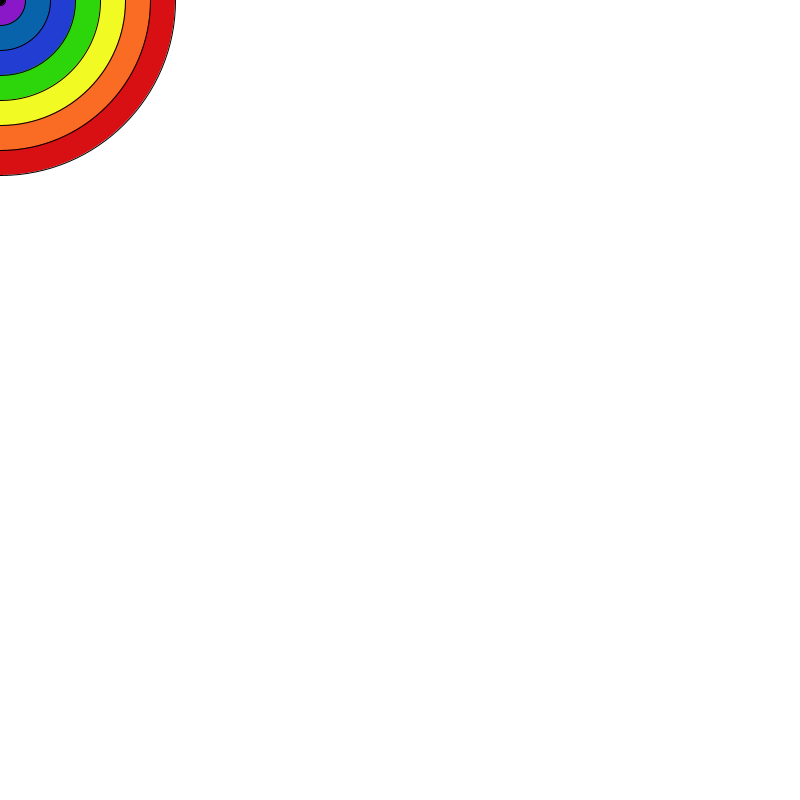
Frame 1 (no input)
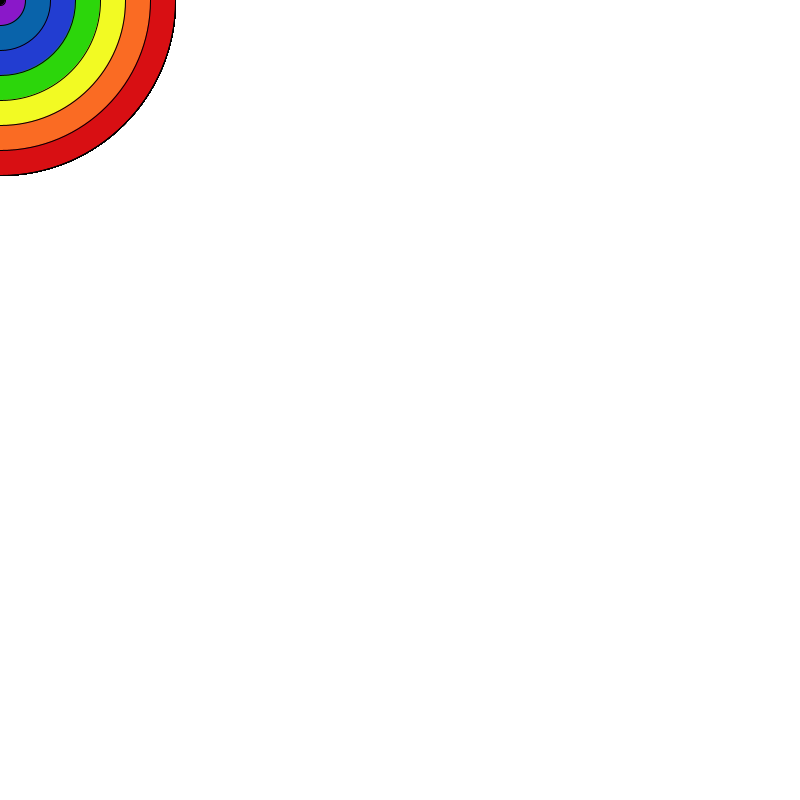
Frame 60 (the mouse pressed at the canvas centre just before this capture)
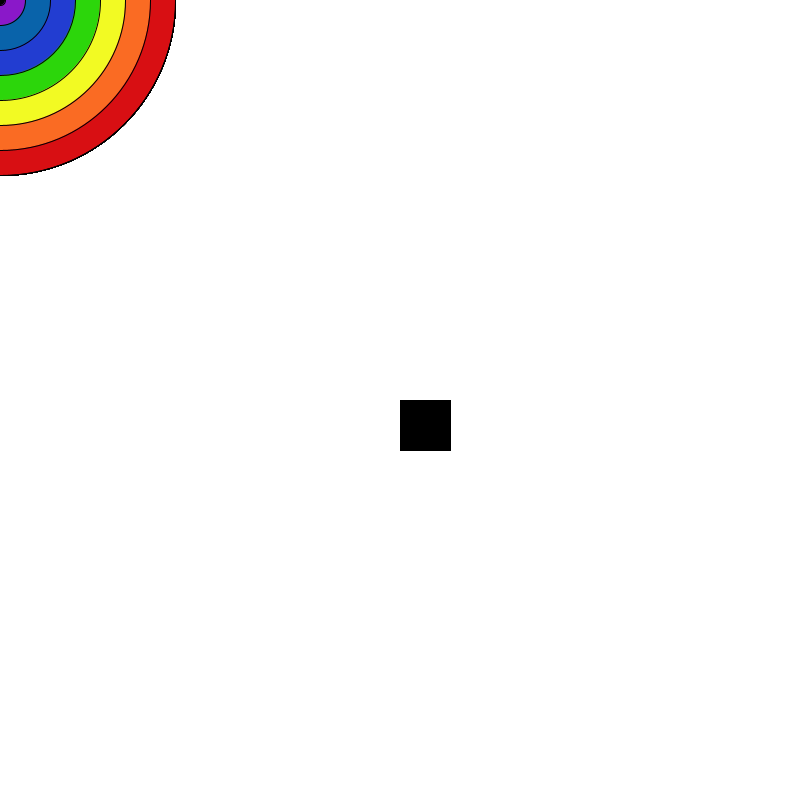
Frame 120 (the mouse held since frame 60 and released just before this capture)

The Processing sketch that drew these frames (run headless with seeded random() and noise(); from frame 60 on, the mouse is pressed at the canvas centre):

// Processing sketch: processing_103646
// ── processing_103646.pde

float xPos = 0;
float yPos = 0;


void setup()
{
  size(800, 800);
  background(255);
}

void draw()
{
  //xPos = xPos + 1;
  //yPos = yPos + 2;
  
  xPos = mouseX;
  yPos = mouseY;
  
  
  if (mousePressed)
  
  
  {
    fill(0);
    rect(xPos, yPos, 50, 50);
  }
  else
  {
    fill(255);
      fill(216, 15, 19);
  ellipse(xPos, yPos, 350, 350);
  fill(250, 107, 35);
  ellipse(xPos, yPos, 300, 300);
  fill(242, 250, 35);
  ellipse(xPos, yPos, 250, 250);
  fill(44, 214, 11);
  ellipse(xPos, yPos, 200, 200);
  fill(34, 61, 209);
  ellipse(xPos, yPos, 150, 150);
  fill(9, 99, 170);
  ellipse(xPos, yPos, 100, 100);
  fill(138, 24, 201);
  ellipse(xPos, yPos, 50, 50);
  fill(0, 0, 0);
  ellipse(xPos, yPos, 10, 10);
  }
  
}


void mouseClicked()
{
  fill(211, 19, 19);
  ellipse(mouseX, mouseY, 100, 100);
}
